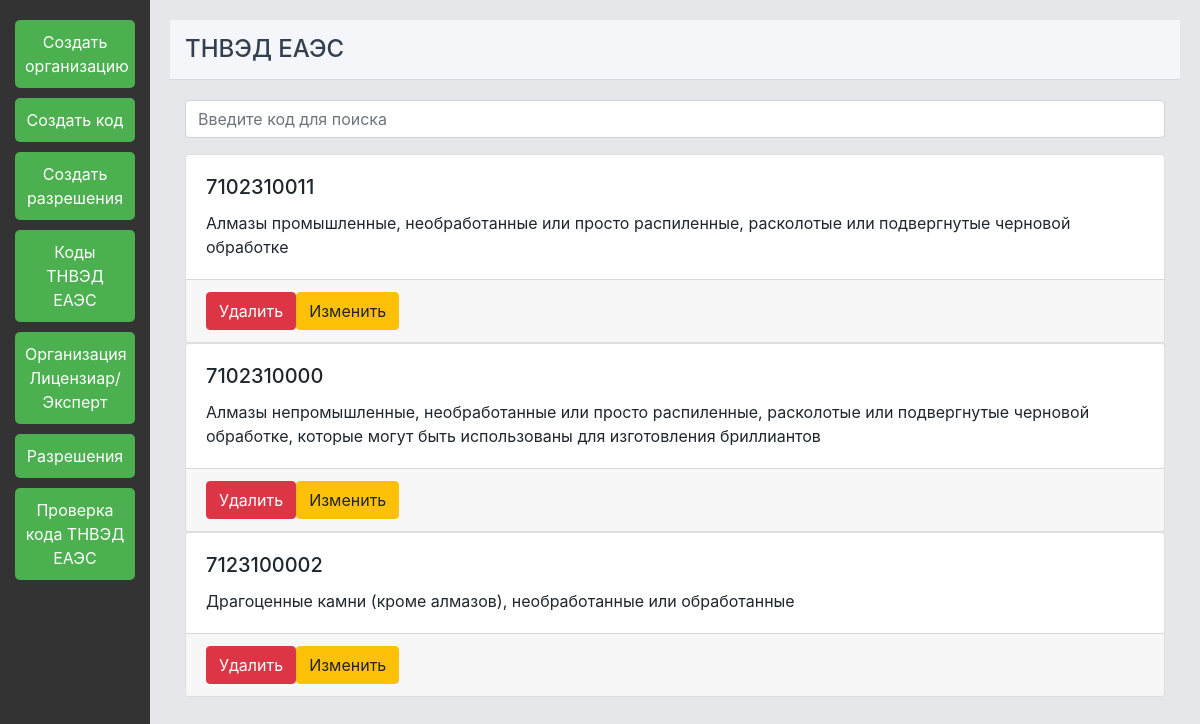
The app's page /codes/ with its own data.
### tnvedcode/models.py (models this page shows, shortened)
class TnvedCode(models.Model):
    IMPORT_STATUS_CHOICES = [
        ('+', '+'),
        ('-', '-'),
        ('x', 'x'),
    ]
    code = models.IntegerField(unique=True, verbose_name='Код товара')
    name = models.CharField(max_length=255, verbose_name='Наименование группы товара')
    import_status_legal_private = models.CharField(max_length=1, choices=IMPORT_STATUS_CHOICES, default='-',
                                                   verbose_name='Статус ввоза для юридических лиц частных компаний')
    import_status_individual_private = models.CharField(max_length=1, choices=IMPORT_STATUS_CHOICES, default='-',
                                                        verbose_name='Статус ввоза для физических лиц частных компаний')

### tnvedcode/views.py (the view)
# urls.py: path('codes/', views.all_codes, name='all_codes'),
def all_codes(request):
    tnved_codes = TnvedCode.objects.all()
    return render(request, 'tnvedcode/all_codes.html', {'tnved_codes': tnved_codes})

### templates/tnvedcode/all_codes.html (shortened to what this page needs)
{% extends 'base.html' %}
{% block content %}
    <div class="container">
        <div class="mb-3">
            <input type="text" id="searchInput" class="form-control" placeholder="Введите код для поиска">
        </div>
        <ul class="list-group" id="tnvedList">
            {% for code in tnved_codes %}
                <div class="card">
                    <div class="card-body">
                        <h5 class="card-title">{{ code.code }}</h5>
                        <p class="card-text">{{ code.name }}</p>
                    </div>
                    <div class="card-footer d-flex justify-content-between align-items-center">
                        <div class="btn-group">
                            <form method="post" action="{% url 'delete_code' code=code.code %}">
                                <button type="submit" class="btn btn-danger me-2">Удалить</button>
                            </form>
                            <form method="post" action="{% url 'update_code' code=code.code %}">
                                <button type="submit" class="btn btn-warning">Изменить</button>
                            </form>
                        </div>
                    </div>
                </div>
            {% endfor %}
        </ul>
    </div>
{% endblock %}

### templates/base.html (style rules this page uses)
body { font-family: 'Inter', sans-serif; background-color: #e6e7eb; color: #1e272e; margin: 0; padding: 0; height: 100vh; display: flex; flex-direction: column; }

### records on screen
TnvedCode: code "7102310011", name "Алмазы промышленные, необработанные или просто распиленные, расколотые или подвергнутые черновой обработке"
TnvedCode: code "7102310000", name "Алмазы непромышленные, необработанные или просто распиленные, расколотые или подвергнутые черновой обработке, которые могут быть использованы для изготовления бриллиантов"
TnvedCode: code "7123100002", name "Драгоценные камни (кроме алмазов), необработанные или обработанные"
